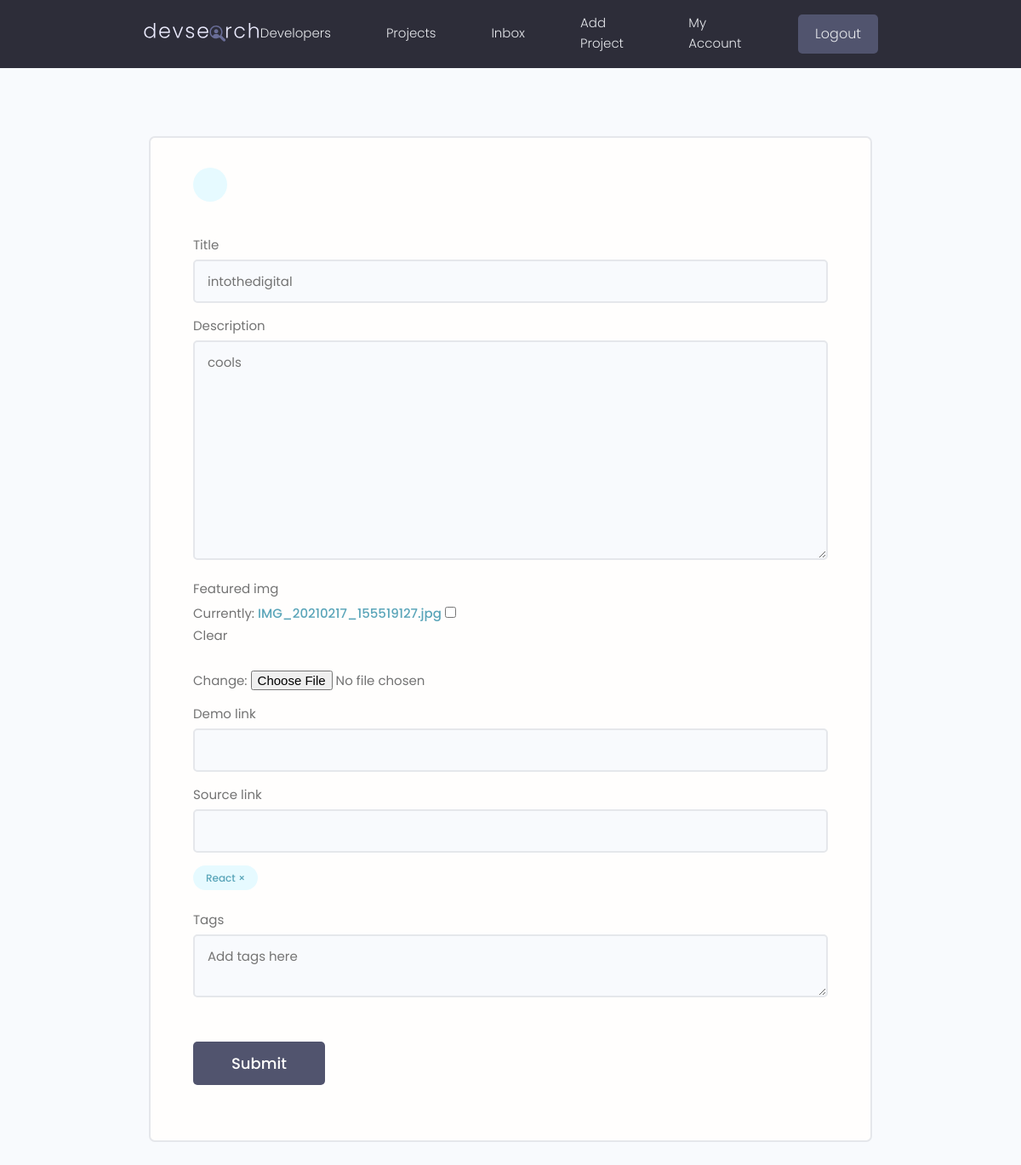
Page /projects/update-project/cd2be46b-3043-4212-9cf7-315a03d2f29a/ (signed in) on the committed database.
### projects/models.py (models this page shows, shortened)
class Project(models.Model):
    owner = models.ForeignKey(Profile, null=True, blank=True, on_delete=CASCADE)
    title = models.CharField(max_length=200)
    description = models.TextField(null=True, blank=True)
    featured_img = models.ImageField(null=True, blank=True, default='default.jpg')
    demo_link = models.CharField(max_length=2000, null=True, blank=True)
    source_link = models.CharField(max_length=2000, null=True, blank=True)
    tags = models.ManyToManyField('Tags', blank=True)
    vote_total = models.IntegerField(default=0, null=True, blank=True)
    vote_ratio = models.IntegerField(default=0, null=True, blank=True)
    created = models.DateTimeField(auto_now_add=True)
    id = models.UUIDField(default=uuid.uuid4, unique=True, primary_key=True, editable=False)
    class Meta:
        ordering = ['-vote_ratio', '-vote_total', '-title']

class Tags(models.Model):
    name = models.CharField(max_length=200)
    created = models.DateTimeField(auto_now_add=True)
    id = models.UUIDField(default=uuid.uuid4, unique=True, primary_key=True, editable=False)

### projects/views.py (the view, shortened to what this page needs)
# urls.py: path('update-project/<str:pk>/', views.updateProject, name='update-project'),
@login_required(login_url='login')
def updateProject(request, pk):
    profile = request.user.profile
    project = profile.project_set.get(id=pk)
    form = ProjectForm(instance=project)
    context = {'form': form, 'project': project}
    return render(request, 'projects/form.html', context)

### projects/forms.py
class ProjectForm(ModelForm):
    class Meta:
        model = Project
        fields = ['title', 'description', 'featured_img', 'demo_link', 'source_link'] # __all__
        widgets = {
            'tags': forms.CheckboxSelectMultiple()
        }
    def __init__(self, *args, **kwargs):
        super(ProjectForm, self).__init__(*args, **kwargs)
        for name, field in self.fields.items():
            field.widget.attrs.update({'class':'input'})

### projects/templates/projects/form.html (shortened to what this page needs)
{% extends 'main.html' %}
{% block content %}
    <main class="formPage my-xl">
      <div class="content-box">
          <div class="formWrapper">
              <a class="backButton" href="{% url 'account' %}"></a>
              <br>
              <form class="form" method="POST" enctype="multipart/form-data">
                  {% for field in form%}
                  <div class="form__field">
                    <label for="formInput#text">{{ field.label }}</label>
                    {{field}}
                  </div>
                  {% endfor %}
                  {% for tag in project.tags.all %}
                    <div class="project-tag tag tag--pill tag--main" data-tag="{{tag.id}}" data-project="{{project.id}}">{{ tag.name }} &#215;</div>
                  {% endfor %}
                  <div class="form__field">
                    <label for="formInput#text">Tags</label>
                    <textarea class="input" name="newtags" placeholder="Add tags here"></textarea>
                  </div>
                  <input class="btn btn--sub btn--lg  my-md" type="submit" value="Submit" />
              </form>
          </div>
      </div>
  </main>
{%endblock%}

### static/styles/app.css (style rules this page uses)
:root { --color-sub: #2d2d39; }
.btn--sub { background-color: var(--color-sub-light); }
.content-box { width: 95%; max-width: 85rem; margin: 0 auto; }
.backButton { background: var(--color-main-light); color: var(--color-main); width: 4rem; height: 4rem; display: flex; align-items: center; justify-content: center; border-radius: 50%; }
.formPage .formWrapper { list-style: none; background: var(--color-white); padding: 3.5rem 5rem; border: 2px solid var(--color-light); border-radius: 0.7rem; }

### static/uikit/styles/modules/_variables.css (style rules this page uses)
:root { --color-main: #5aa5b9; --color-main-light: #e6faff; --color-sub: #3f4156; --color-sub-light: #51546e; --color-sub-lighter: #ededfd; --color-text: #737373; --color-gray: #8b8b8b; --color-light: #e5e7eb; --color-light-gray: #767676; --color-bg: #f8fafd; --color-white: #fffefd; --color-white-light: #f3f3f3; --color-success: #359e64; --color-success-bg: #def8e8; --color-error: #fc4b0b; --color-error-bg: #fff2ee; --font-base: 'Poppins', arial, helvetica, 'Segoe UI', roboto, ubuntu, sans-serif; --font-monospace: 'Fira Code', 'Courier New', courier, monospace; --font-regular: 300; --font-medium: 500; --font-bold: 700; --generic-shadow: 1px 1px 5px #00000010; --generic-transition: all 0.3s ease-in-out; }

### static/uikit/styles/modules/_base.css (style rules this page uses)
* { margin: 0; padding: 0; box-sizing: border-box; text-rendering: optimizeLegibility; color: inherit; font-size: inherit; }
html { font-size: 50%; }
@media only screen and (min-width: 480px) { html { font-size: 56.25%; } }
@media only screen and (min-width: 1200px) { html { font-size: 62.5%; } }
body { line-height: 1.6; font-weight: 400; font-size: 1.5rem; color: var(--color-text); background-color: var(--color-bg); min-height: 100vh; }

### static/uikit/styles/modules/_typography.css (style rules this page uses)
* { font-family: var(--font-base); }
a { padding-bottom: 2px; text-decoration: none; display: inline-block; color: var(--color-main); font-weight: var(--font-medium); }

### static/uikit/styles/modules/_utilities.css (style rules this page uses)
.my-md { margin: 3rem auto; }
.my-xl { margin: 8rem auto; }

### static/uikit/styles/modules/_button.css (style rules this page uses)
.btn { display: inline-block; position: relative; cursor: pointer; background-color: var(--color-light); font-weight: var(--font-medium); color: var(--color-sub); text-decoration: none; padding: 1rem 2rem; border-radius: 0.5rem; border: none; width: -webkit-fit-content; width: -moz-fit-content; width: fit-content; height: -webkit-fit-content; height: -moz-fit-content; height: fit-content; font-size: 1.6rem; outline-width: 0; outline-color: transparent; -webkit-backface-visibility: hidden; backface-visibility: hidden; transition: all 0.3s ease-in-out; }
.btn--sub { background-color: var(--color-sub); color: var(--color-white); }
.btn--lg { font-size: 1.8rem; padding: 1.2rem 4.5rem; }

### static/uikit/styles/modules/_form.css (style rules this page uses)
.form { display: block; }
.form__field { margin-top: 1.5rem; margin-bottom: 1.5rem; }
.form__label, .form__field > label { display: block; margin-bottom: 0.5rem; color: var(--color-text); }
input.input[type='text'], input.input[type='email'], input.input[type='password'], input.input[type='number'], textarea.input { min-width: 24rem; width: 100%; padding: 1.2rem 1.5rem; border-radius: 0.5rem; border: 2px solid var(--color-light); transition: all 0.3s ease-in-out; background-color: var(--color-bg); }

### static/uikit/styles/modules/_tag.css (style rules this page uses)
.tag { display: inline-flex; align-items: center; background-color: var(--color-sub); height: -webkit-fit-content; height: -moz-fit-content; height: fit-content; width: -webkit-fit-content; width: -moz-fit-content; width: fit-content; border-radius: 0.5rem; padding: 0.5rem 1.5rem; font-size: 1.2rem; cursor: pointer; }
.tag:not(:last-child) { margin-right: 0.25rem; margin-bottom: 0.75rem; }
.tag--pill { border-radius: 5rem; }
.tag--main, .tag--main > small { background: var(--color-main-light); color: var(--color-main); font-weight: 500; }

### rows in the picture
Project: form "intothedigital" "cools"
Tags: name "React"

### other values in the picture
{{ field.label }} "Title" "Description" "Featured img" "Demo link" "Source link"
